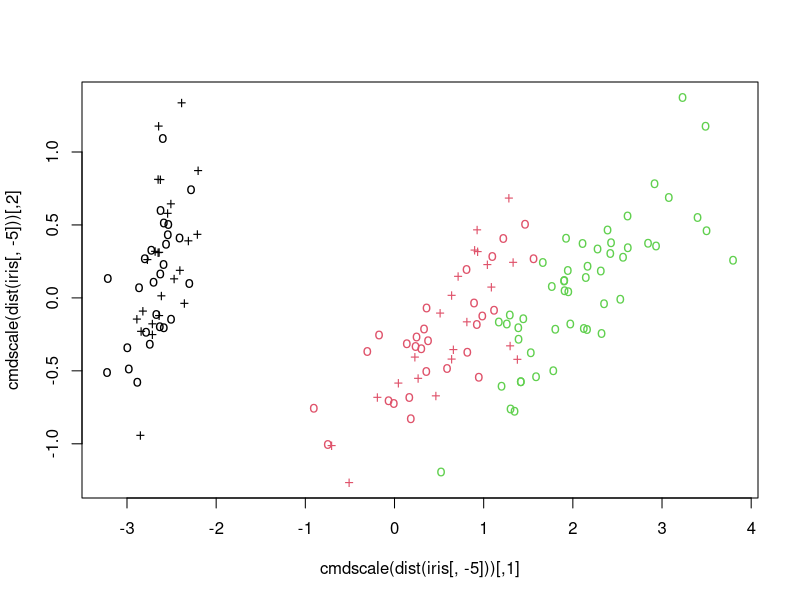

The R script that drew this image:
## ---- chunk 1
knitr::opts_chunk$set(echo = TRUE)
## ---- chunk 2
library(e1071)
## ---- chunk 3
?svm
## ---- chunk 4
data(iris)
attach(iris)
# View(iris)
## ---- chunk 5
model = svm(Species ~ ., data = iris)
print(model)
summary(model)
## ---- chunk 6
x <- subset(iris, select = -Species)
y <- Species

trainIndex = sample(1:150, 100, replace=FALSE)
xTrain = x[trainIndex,]
yTrain = y[trainIndex]

model <- svm(xTrain, yTrain) 

print(model)
summary(model)

xTest = x[-trainIndex,]
yTest = y[-trainIndex]

# test with train data
pred <- predict(model, xTest)
# (same as:)
#pred <- fitted(model)

# Check accuracy:
table(pred, yTest)

# compute decision values and probabilities:
pred <- predict(model, xTest, decision.values = TRUE)
attr(pred, "decision.values")[1:4,]

# visualize (classes by color, SV by crosses):
plot(cmdscale(dist(iris[,-5])),
     col = as.integer(iris[,5]),
     pch = c("o","+")[1:150 %in% model$index + 1])
